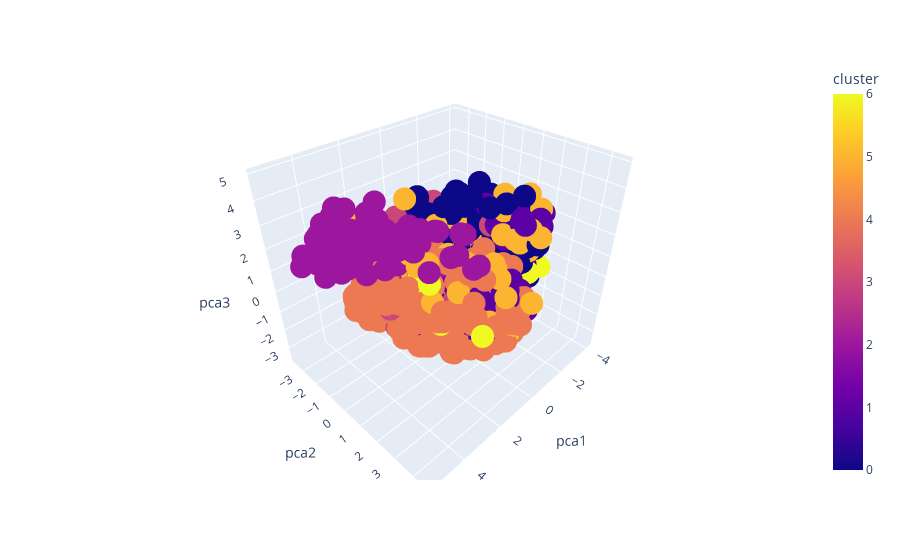

This figure's notebook cell:
### Code cell
# Visualize clusters using 3D-Scatterplot
fig = px.scatter_3d(pca_df, x = 'pca1', y = 'pca2', z = 'pca3',color='cluster')
fig.show()

### Figure 1 — Plotly figure (JSON) as saved in the notebook; plotly's stock layout.template omitted (floating-point values rounded to 4 significant figures; data arrays with more than 128 entries replaced by an {"elided": "..."} marker saying what was removed)
{"data": [{"hovertemplate": "pca1=%{x}<br>pca2=%{y}<br>pca3=%{z}<br>cluster=%{marker.color}<extra></extra>", "legendgroup": "", "marker": {"color": {"elided": "2823 int values"}, "coloraxis": "coloraxis", "symbol": "circle"}, "mode": "markers", "name": "", "scene": "scene", "showlegend": false, "type": "scatter3d", "x": {"elided": "2823 float values"}, "y": {"elided": "2823 float values"}, "z": {"elided": "2823 float values"}}], "layout": {"coloraxis": {"colorbar": {"title": {"text": "cluster"}}, "colorscale": [[0, "#0d0887"], [0.1111, "#46039f"], [0.2222, "#7201a8"], [0.3333, "#9c179e"], [0.4444, "#bd3786"], [0.5556, "#d8576b"], [0.6667, "#ed7953"], [0.7778, "#fb9f3a"], [0.8889, "#fdca26"], [1, "#f0f921"]]}, "legend": {"tracegroupgap": 0}, "margin": {"t": 60}, "scene": {"domain": {"x": [0, 1], "y": [0, 1]}, "xaxis": {"title": {"text": "pca1"}}, "yaxis": {"title": {"text": "pca2"}}, "zaxis": {"title": {"text": "pca3"}}}}}
